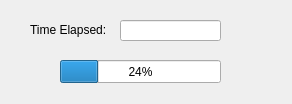
<?xml version="1.0" encoding="UTF-8"?>
<ui version="4.0">
 <class>runningDialog</class>
 <widget class="QDialog" name="runningDialog">
  <property name="geometry">
   <rect>
    <x>0</x>
    <y>0</y>
    <width>292</width>
    <height>104</height>
   </rect>
  </property>
  <property name="windowTitle">
   <string>Dialog</string>
  </property>
  <property name="modal">
   <bool>true</bool>
  </property>
  <widget class="QLineEdit" name="lineEdit">
   <property name="geometry">
    <rect>
     <x>120</x>
     <y>20</y>
     <width>101</width>
     <height>21</height>
    </rect>
   </property>
   <property name="text">
    <string/>
   </property>
  </widget>
  <widget class="QLabel" name="label">
   <property name="geometry">
    <rect>
     <x>30</x>
     <y>20</y>
     <width>101</width>
     <height>20</height>
    </rect>
   </property>
   <property name="text">
    <string>Time Elapsed:</string>
   </property>
  </widget>
  <widget class="QProgressBar" name="progressBar">
   <property name="geometry">
    <rect>
     <x>60</x>
     <y>60</y>
     <width>161</width>
     <height>23</height>
    </rect>
   </property>
   <property name="value">
    <number>24</number>
   </property>
  </widget>
 </widget>
 <resources/>
 <connections/>
</ui>
